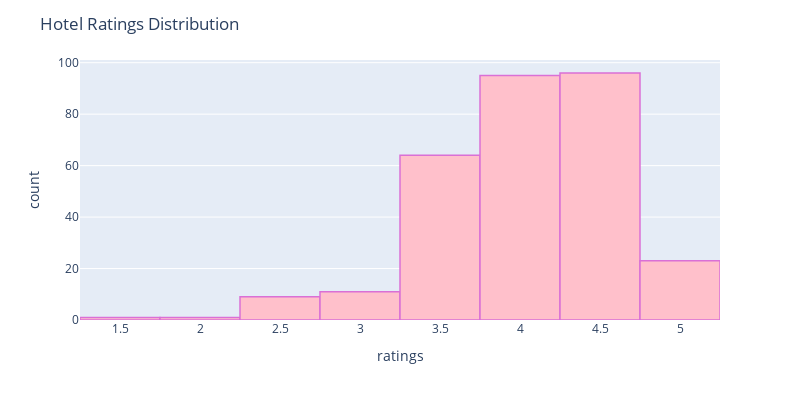

The notebook cell saved with this chart:
### Markdown cell above
Plotting the distribution of ratings scores:

### Code cell
color = sns.color_palette()
%matplotlib inline
fig = px.histogram(hotels_df, x="ratings",  width=800, height=400)
fig.update_traces(marker_color="pink",marker_line_color='orchid',
                  marker_line_width=1.5)
fig.update_layout(title_text='Hotel Ratings Distribution')
fig.show()

### Figure 1 — Plotly figure (JSON) as saved in the notebook; plotly's stock layout.template omitted (floating-point values rounded to 4 significant figures; data arrays with more than 128 entries replaced by an {"elided": "..."} marker saying what was removed)
{"data": [{"alignmentgroup": "True", "bingroup": "x", "hovertemplate": "ratings=%{x}<br>count=%{y}<extra></extra>", "legendgroup": "", "marker": {"color": "pink", "line": {"color": "orchid", "width": 1.5}, "pattern": {"shape": ""}}, "name": "", "offsetgroup": "", "orientation": "v", "showlegend": false, "type": "histogram", "x": {"elided": "300 float values"}, "xaxis": "x", "yaxis": "y"}], "layout": {"barmode": "relative", "height": 400, "legend": {"tracegroupgap": 0}, "margin": {"t": 60}, "title": {"text": "Hotel Ratings Distribution"}, "width": 800, "xaxis": {"anchor": "y", "domain": [0, 1], "title": {"text": "ratings"}}, "yaxis": {"anchor": "x", "domain": [0, 1], "title": {"text": "count"}}}}
